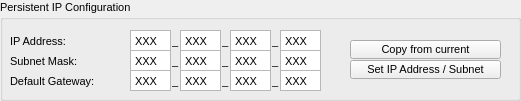
    <widget class="QGroupBox" name="persistentIPConfiguration">
     <property name="geometry">
      <rect>
       <x>10</x>
       <y>370</y>
       <width>521</width>
       <height>101</height>
      </rect>
     </property>
     <property name="font">
      <font>
       <pointsize>8</pointsize>
      </font>
     </property>
     <property name="title">
      <string>Persistent IP Configuration</string>
     </property>
     <widget class="QLabel" name="label_36">
      <property name="geometry">
       <rect>
        <x>10</x>
        <y>33</y>
        <width>101</width>
        <height>16</height>
       </rect>
      </property>
      <property name="text">
       <string>IP Address:</string>
      </property>
     </widget>
     <widget class="QLabel" name="label_37">
      <property name="geometry">
       <rect>
        <x>10</x>
        <y>53</y>
        <width>101</width>
        <height>16</height>
       </rect>
      </property>
      <property name="text">
       <string>Subnet Mask:</string>
      </property>
     </widget>
     <widget class="QLabel" name="label_38">
      <property name="geometry">
       <rect>
        <x>10</x>
        <y>73</y>
        <width>101</width>
        <height>16</height>
       </rect>
      </property>
      <property name="text">
       <string>Default Gateway:</string>
      </property>
     </widget>
     <widget class="QPlainTextEdit" name="persistentIP3Text">
      <property name="enabled">
       <bool>true</bool>
      </property>
      <property name="geometry">
       <rect>
        <x>130</x>
        <y>30</y>
        <width>41</width>
        <height>21</height>
       </rect>
      </property>
      <property name="sizePolicy">
       <sizepolicy hsizetype="Expanding" vsizetype="Fixed">
        <horstretch>0</horstretch>
        <verstretch>0</verstretch>
       </sizepolicy>
      </property>
      <property name="verticalScrollBarPolicy">
       <enum>Qt::ScrollBarAlwaysOff</enum>
      </property>
      <property name="horizontalScrollBarPolicy">
       <enum>Qt::ScrollBarAlwaysOff</enum>
      </property>
      <property name="tabChangesFocus">
       <bool>true</bool>
      </property>
      <property name="plainText">
       <string>XXX</string>
      </property>
     </widget>
     <widget class="QPlainTextEdit" name="persistentSubnet3Text">
      <property name="enabled">
       <bool>true</bool>
      </property>
      <property name="geometry">
       <rect>
        <x>130</x>
        <y>50</y>
        <width>41</width>
        <height>21</height>
       </rect>
      </property>
      <property name="sizePolicy">
       <sizepolicy hsizetype="Expanding" vsizetype="Fixed">
        <horstretch>0</horstretch>
        <verstretch>0</verstretch>
       </sizepolicy>
      </property>
      <property name="verticalScrollBarPolicy">
       <enum>Qt::ScrollBarAlwaysOff</enum>
      </property>
      <property name="horizontalScrollBarPolicy">
       <enum>Qt::ScrollBarAlwaysOff</enum>
      </property>
      <property name="tabChangesFocus">
       <bool>true</bool>
      </property>
      <property name="plainText">
       <string>XXX</string>
      </property>
     </widget>
     <widget class="QPlainTextEdit" name="persistentGateway3Text">
      <property name="enabled">
       <bool>true</bool>
      </property>
      <property name="geometry">
       <rect>
        <x>130</x>
        <y>70</y>
        <width>41</width>
        <height>21</height>
       </rect>
      </property>
      <property name="sizePolicy">
       <sizepolicy hsizetype="Expanding" vsizetype="Fixed">
        <horstretch>0</horstretch>
        <verstretch>0</verstretch>
       </sizepolicy>
      </property>
      <property name="verticalScrollBarPolicy">
       <enum>Qt::ScrollBarAlwaysOff</enum>
      </property>
      <property name="horizontalScrollBarPolicy">
       <enum>Qt::ScrollBarAlwaysOff</enum>
      </property>
      <property name="tabChangesFocus">
       <bool>true</bool>
      </property>
      <property name="plainText">
       <string>XXX</string>
      </property>
     </widget>
     <widget class="QLabel" name="label_39">
      <property name="geometry">
       <rect>
        <x>172</x>
        <y>33</y>
        <width>8</width>
        <height>16</height>
       </rect>
      </property>
      <property name="text">
       <string>_</string>
      </property>
     </widget>
     <widget class="QLabel" name="label_40">
      <property name="geometry">
       <rect>
        <x>172</x>
        <y>53</y>
        <width>8</width>
        <height>16</height>
       </rect>
      </property>
      <property name="text">
       <string>_</string>
      </property>
     </widget>
     <widget class="QLabel" name="label_41">
      <property name="geometry">
       <rect>
        <x>172</x>
        <y>73</y>
        <width>8</width>
        <height>16</height>
       </rect>
      </property>
      <property name="text">
       <string>_</string>
      </property>
     </widget>
     <widget class="QPlainTextEdit" name="persistentSubnet2Text">
      <property name="enabled">
       <bool>true</bool>
      </property>
      <property name="geometry">
       <rect>
        <x>180</x>
        <y>50</y>
        <width>41</width>
        <height>21</height>
       </rect>
      </property>
      <property name="sizePolicy">
       <sizepolicy hsizetype="Expanding" vsizetype="Fixed">
        <horstretch>0</horstretch>
        <verstretch>0</verstretch>
       </sizepolicy>
      </property>
      <property name="verticalScrollBarPolicy">
       <enum>Qt::ScrollBarAlwaysOff</enum>
      </property>
      <property name="horizontalScrollBarPolicy">
       <enum>Qt::ScrollBarAlwaysOff</enum>
      </property>
      <property name="tabChangesFocus">
       <bool>true</bool>
      </property>
      <property name="plainText">
       <string>XXX</string>
      </property>
     </widget>
     <widget class="QLabel" name="label_42">
      <property name="geometry">
       <rect>
        <x>222</x>
        <y>33</y>
        <width>8</width>
        <height>16</height>
       </rect>
      </property>
      <property name="text">
       <string>_</string>
      </property>
     </widget>
     <widget class="QPlainTextEdit" name="persistentGateway2Text">
      <property name="enabled">
       <bool>true</bool>
      </property>
      <property name="geometry">
       <rect>
        <x>180</x>
        <y>70</y>
        <width>41</width>
        <height>21</height>
       </rect>
      </property>
      <property name="sizePolicy">
       <sizepolicy hsizetype="Expanding" vsizetype="Fixed">
        <horstretch>0</horstretch>
        <verstretch>0</verstretch>
       </sizepolicy>
      </property>
      <property name="verticalScrollBarPolicy">
       <enum>Qt::ScrollBarAlwaysOff</enum>
      </property>
      <property name="horizontalScrollBarPolicy">
       <enum>Qt::ScrollBarAlwaysOff</enum>
      </property>
      <property name="tabChangesFocus">
       <bool>true</bool>
      </property>
      <property name="plainText">
       <string>XXX</string>
      </property>
     </widget>
     <widget class="QPlainTextEdit" name="persistentIP2Text">
      <property name="enabled">
       <bool>true</bool>
      </property>
      <property name="geometry">
       <rect>
        <x>180</x>
        <y>30</y>
        <width>41</width>
        <height>21</height>
       </rect>
      </property>
      <property name="sizePolicy">
       <sizepolicy hsizetype="Expanding" vsizetype="Fixed">
        <horstretch>0</horstretch>
        <verstretch>0</verstretch>
       </sizepolicy>
      </property>
      <property name="verticalScrollBarPolicy">
       <enum>Qt::ScrollBarAlwaysOff</enum>
      </property>
      <property name="horizontalScrollBarPolicy">
       <enum>Qt::ScrollBarAlwaysOff</enum>
      </property>
      <property name="tabChangesFocus">
       <bool>true</bool>
      </property>
      <property name="plainText">
       <string>XXX</string>
      </property>
     </widget>
     <widget class="QLabel" name="label_43">
      <property name="geometry">
       <rect>
        <x>222</x>
        <y>53</y>
        <width>8</width>
        <height>16</height>
       </rect>
      </property>
      <property name="text">
       <string>_</string>
      </property>
     </widget>
     <widget class="QLabel" name="label_44">
      <property name="geometry">
       <rect>
        <x>222</x>
        <y>73</y>
        <width>8</width>
        <height>16</height>
       </rect>
      </property>
      <property name="text">
       <string>_</string>
      </property>
     </widget>
     <widget class="QPlainTextEdit" name="persistentSubnet1Text">
      <property name="enabled">
       <bool>true</bool>
      </property>
      <property name="geometry">
       <rect>
        <x>230</x>
        <y>50</y>
        <width>41</width>
        <height>21</height>
       </rect>
      </property>
      <property name="sizePolicy">
       <sizepolicy hsizetype="Expanding" vsizetype="Fixed">
        <horstretch>0</horstretch>
        <verstretch>0</verstretch>
       </sizepolicy>
      </property>
      <property name="verticalScrollBarPolicy">
       <enum>Qt::ScrollBarAlwaysOff</enum>
      </property>
      <property name="horizontalScrollBarPolicy">
       <enum>Qt::ScrollBarAlwaysOff</enum>
      </property>
      <property name="tabChangesFocus">
       <bool>true</bool>
      </property>
      <property name="plainText">
       <string>XXX</string>
      </property>
     </widget>
     <widget class="QLabel" name="label_45">
      <property name="geometry">
       <rect>
        <x>272</x>
        <y>33</y>
        <width>8</width>
        <height>16</height>
       </rect>
      </property>
      <property name="text">
       <string>_</string>
      </property>
     </widget>
     <widget class="QPlainTextEdit" name="persistentGateway1Text">
      <property name="enabled">
       <bool>true</bool>
      </property>
      <property name="geometry">
       <rect>
        <x>230</x>
        <y>70</y>
        <width>41</width>
        <height>21</height>
       </rect>
      </property>
      <property name="sizePolicy">
       <sizepolicy hsizetype="Expanding" vsizetype="Fixed">
        <horstretch>0</horstretch>
        <verstretch>0</verstretch>
       </sizepolicy>
      </property>
      <property name="verticalScrollBarPolicy">
       <enum>Qt::ScrollBarAlwaysOff</enum>
      </property>
      <property name="horizontalScrollBarPolicy">
       <enum>Qt::ScrollBarAlwaysOff</enum>
      </property>
      <property name="tabChangesFocus">
       <bool>true</bool>
      </property>
      <property name="plainText">
       <string>XXX</string>
      </property>
     </widget>
     <widget class="QPlainTextEdit" name="persistentIP1Text">
      <property name="enabled">
       <bool>true</bool>
      </property>
      <property name="geometry">
       <rect>
        <x>230</x>
        <y>30</y>
        <width>41</width>
        <height>21</height>
       </rect>
      </property>
      <property name="sizePolicy">
       <sizepolicy hsizetype="Expanding" vsizetype="Fixed">
        <horstretch>0</horstretch>
        <verstretch>0</verstretch>
       </sizepolicy>
      </property>
      <property name="verticalScrollBarPolicy">
       <enum>Qt::ScrollBarAlwaysOff</enum>
      </property>
      <property name="horizontalScrollBarPolicy">
       <enum>Qt::ScrollBarAlwaysOff</enum>
      </property>
      <property name="tabChangesFocus">
       <bool>true</bool>
      </property>
      <property name="plainText">
       <string>XXX</string>
      </property>
     </widget>
     <widget class="QLabel" name="label_46">
      <property name="geometry">
       <rect>
        <x>272</x>
        <y>53</y>
        <width>8</width>
        <height>16</height>
       </rect>
      </property>
      <property name="text">
       <string>_</string>
      </property>
     </widget>
     <widget class="QLabel" name="label_47">
      <property name="geometry">
       <rect>
        <x>272</x>
        <y>73</y>
        <width>8</width>
        <height>16</height>
       </rect>
      </property>
      <property name="text">
       <string>_</string>
      </property>
     </widget>
     <widget class="QPlainTextEdit" name="persistentSubnet0Text">
      <property name="enabled">
       <bool>true</bool>
      </property>
      <property name="geometry">
       <rect>
        <x>280</x>
        <y>50</y>
        <width>41</width>
        <height>21</height>
       </rect>
      </property>
      <property name="sizePolicy">
       <sizepolicy hsizetype="Expanding" vsizetype="Fixed">
        <horstretch>0</horstretch>
        <verstretch>0</verstretch>
       </sizepolicy>
      </property>
      <property name="verticalScrollBarPolicy">
       <enum>Qt::ScrollBarAlwaysOff</enum>
      </property>
      <property name="horizontalScrollBarPolicy">
       <enum>Qt::ScrollBarAlwaysOff</enum>
      </property>
      <property name="tabChangesFocus">
       <bool>true</bool>
      </property>
      <property name="plainText">
       <string>XXX</string>
      </property>
     </widget>
     <widget class="QPlainTextEdit" name="persistentGateway0Text">
      <property name="enabled">
       <bool>true</bool>
      </property>
      <property name="geometry">
       <rect>
        <x>280</x>
        <y>70</y>
        <width>41</width>
        <height>21</height>
       </rect>
      </property>
      <property name="sizePolicy">
       <sizepolicy hsizetype="Expanding" vsizetype="Fixed">
        <horstretch>0</horstretch>
        <verstretch>0</verstretch>
       </sizepolicy>
      </property>
      <property name="verticalScrollBarPolicy">
       <enum>Qt::ScrollBarAlwaysOff</enum>
      </property>
      <property name="horizontalScrollBarPolicy">
       <enum>Qt::ScrollBarAlwaysOff</enum>
      </property>
      <property name="tabChangesFocus">
       <bool>true</bool>
      </property>
      <property name="plainText">
       <string>XXX</string>
      </property>
     </widget>
     <widget class="QPlainTextEdit" name="persistentIP0Text">
      <property name="enabled">
       <bool>true</bool>
      </property>
      <property name="geometry">
       <rect>
        <x>280</x>
        <y>30</y>
        <width>41</width>
        <height>21</height>
       </rect>
      </property>
      <property name="sizePolicy">
       <sizepolicy hsizetype="Expanding" vsizetype="Fixed">
        <horstretch>0</horstretch>
        <verstretch>0</verstretch>
       </sizepolicy>
      </property>
      <property name="verticalScrollBarPolicy">
       <enum>Qt::ScrollBarAlwaysOff</enum>
      </property>
      <property name="horizontalScrollBarPolicy">
       <enum>Qt::ScrollBarAlwaysOff</enum>
      </property>
      <property name="tabChangesFocus">
       <bool>true</bool>
      </property>
      <property name="plainText">
       <string>XXX</string>
      </property>
     </widget>
     <widget class="QPushButton" name="copyCurrentIPToPersistentIPButton">
      <property name="geometry">
       <rect>
        <x>350</x>
        <y>40</y>
        <width>151</width>
        <height>19</height>
       </rect>
      </property>
      <property name="text">
       <string>Copy from current</string>
      </property>
     </widget>
     <widget class="QPushButton" name="setPersistentIPAddressSubnetButton">
      <property name="geometry">
       <rect>
        <x>350</x>
        <y>60</y>
        <width>151</width>
        <height>19</height>
       </rect>
      </property>
      <property name="text">
       <string>Set IP Address / Subnet</string>
      </property>
     </widget>
    </widget>
